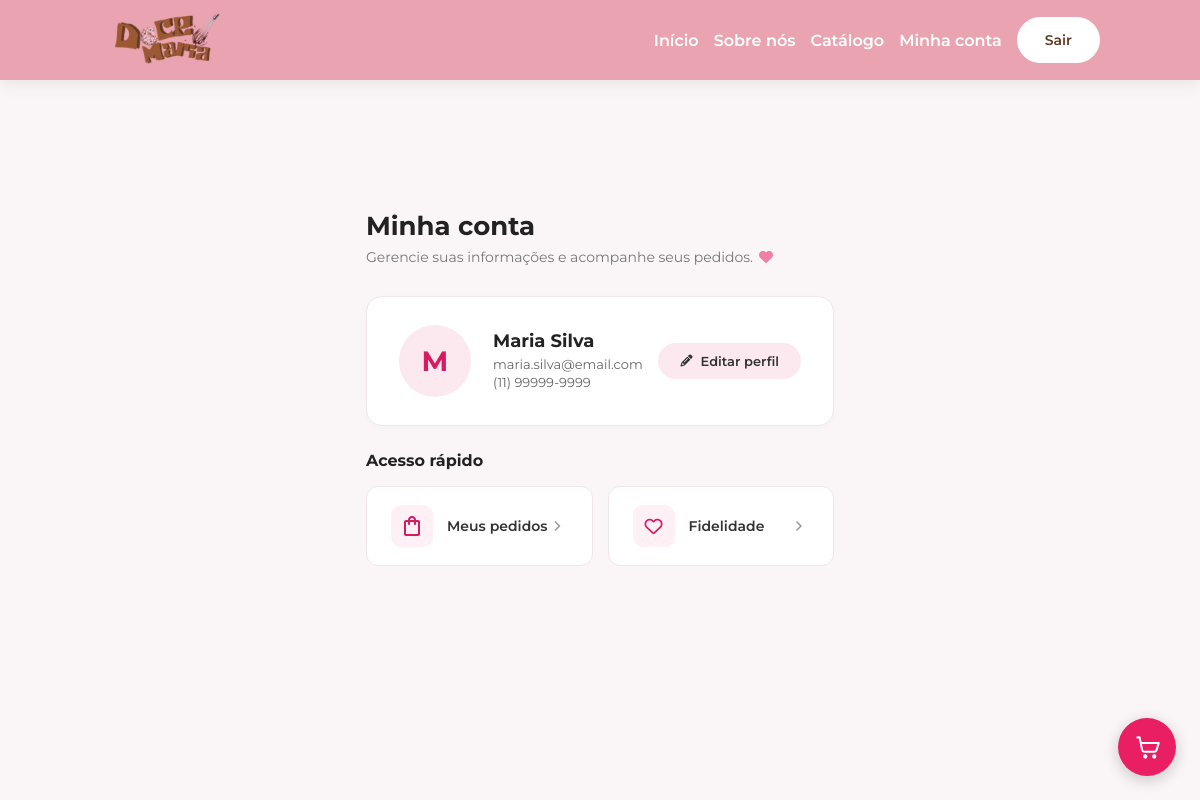
Screenshot of /user/minha_conta.php (signed in) with the database file from the repository.
### tables this page shows
CREATE TABLE IF NOT EXISTS usuarios (
    id_user INT AUTO_INCREMENT PRIMARY KEY,
    nome VARCHAR(100) NOT NULL,
    email VARCHAR(100) UNIQUE NOT NULL,
    senha VARCHAR(255) NOT NULL,
    telefone VARCHAR(20),
    tipo_usuario ENUM('cliente', 'admin') DEFAULT 'cliente',
    pontos_fidelidade INT DEFAULT 0,
    data_cadastro DATE NOT NULL DEFAULT (CURRENT_DATE)
);

### php/crud.php (called while the page is built, shortened)
<?php
try {
    function read($pdo, $table, $where = null, array $params = []) {
        $sql = "SELECT * FROM `$table`";
        if ($where) {
            $sql .= " WHERE $where";
        }
        $stmt = $pdo->prepare($sql);
        $stmt->execute($params);
        return $stmt->fetch(PDO::FETCH_ASSOC);
    }
} catch (PDOException $e) {
    die("Erro de conexão: " . $e->getMessage());
}

### user/minha_conta.php (the view, shortened to what this page needs)
<?php
require_once __DIR__ . '/../php/crud.php';
$usuario = read(
    $pdo,
    'usuarios',
    'id_user = :id_user',
    [':id_user' => (int) $_SESSION['id_user']]
);
?>
<!DOCTYPE html>
<html lang="pt-br">
<head>
    <link rel="stylesheet" href="https://cdnjs.cloudflare.com/ajax/libs/font-awesome/6.4.0/css/all.min.css">
    <link rel="stylesheet" href="../css/bia.css">
</head>
<body>
    <header class="account-header">
        <ul class="menu-superior">
            <li>
                <a href="../index.php">
                    <img src="../imagens/Doce_Maria.png" class="header-logo" alt="Doce Maria">
                </a>
            </li>
            <li>
                <a href="../index.php">Início</a>
            </li>
            <li>
                <a href="../sobre.php">Sobre nós</a>
            </li>
            <li>
                <a href="../produtos.php">Catálogo</a>
            </li>
            <li>
                <a href="minha_conta.php">Minha conta</a>
            </li>
            <li>
                <form method="POST" action="minha_conta.php">
                    <button type="submit" class="btn-sair" name="logout">
                        Sair
                    </button>
                </form>
            </li>
        </ul>
    </header>
    <main class="account-container">
        <div class="page-header">
            <h1>Minha conta</h1>
            <p>Gerencie suas informações e acompanhe seus pedidos. <i class="fa-solid fa-heart heart-icon"></i></p>
        </div>
        <section class="card-box profile-card">
            <div class="profile-info-left">
                <div class="avatar-lg">
                    <?php echo htmlspecialchars(strtoupper(substr($usuario['nome'], 0, 1)), ENT_QUOTES, 'UTF-8'); ?>
                </div>
                <div class="profile-details">
                    <h2><?php echo htmlspecialchars($usuario['nome'], ENT_QUOTES, 'UTF-8'); ?></h2>
                    <p><?php echo htmlspecialchars($usuario['email'], ENT_QUOTES, 'UTF-8'); ?></p>
                    <p><?php echo htmlspecialchars($usuario['telefone'] ?? '', ENT_QUOTES, 'UTF-8'); ?></p>
                </div>
            </div>
            <a href="editar_perfil.php" class="btn-edit-profile">
                <i class="fa-solid fa-pencil" style="font-size: 12px;"></i> Editar perfil
            </a>
        </section>
        <section>
            <h2 class="section-title">Acesso rápido</h2>
            <div class="quick-access-grid">
                <a href="meus_pedidos.php" class="quick-access-item">
                    <div class="item-left">
                        <div class="item-icon">
                            <span class="material-symbols-outlined">shopping_bag</span>
                        </div>
                        <span class="item-title">Meus pedidos</span>
                    </div>
                    <span class="material-symbols-outlined item-arrow">chevron_right</span>
                </a>
                <a href="fidelidade.php" class="quick-access-item">
                    <div class="item-left">
                        <div class="item-icon">
                            <i class="fa-regular fa-heart" style="font-size: 18px;"></i>
                        </div>
                        <span class="item-title">Fidelidade</span>
                    </div>
                    <span class="material-symbols-outlined item-arrow">chevron_right</span>
                </a>
            </div>
        </section>
    </main>
    <?php require __DIR__ . '/../partials/cart_modal.php'; ?>
</body>
</html>

### css/bia.css (style rules this page uses)
body { background-color: #f1f7fd; margin: 0; padding: 0; min-height: 99vh; display: flex; flex-direction: column; }
ul { display: flex; align-items: center; list-style: none; padding: 10px 0px; margin: 0; gap: 15px; top: 0; left: 0; width: 100%; z-index: 1000; }
main { flex: 1; }
.menu-superior { display: flex; align-items: center; background: #eaa4b1; list-style: none; padding: 0px 0px; margin: 0; padding: 0px 100px; box-sizing: border-box; gap: 15px; position: fixed; top: 0; left: 0; width: 100%; z-index: 1000; }
.menu-superior a, .menu-superior button { position: relative; z-index: 1; pointer-events: auto; }
.menu-superior > li > a:not(.btnentrar):not(.btncad):not(.btn-sair) { color: #ffffff; font-family: 'Montserrat', sans-serif; font-size: 16px; font-weight: 600; text-decoration: none; transition: color 0.3s ease; }
.menu-superior li:first-of-type { margin-right: auto; margin-left: 0; }
.header-logo { width: 212px; }
header.account-header { background-color: #eaa4b1; padding: 10px 100px; position: sticky; top: 0; z-index: 1000; font-family: 'Montserrat', sans-serif; box-shadow: 0 4px 15px rgba(98, 56, 34, 0.1); }
header.account-header .menu-superior { list-style: none; display: flex; align-items: center; justify-content: center; gap: 15px; margin: 0; padding: 0; width: 100%; box-sizing: border-box; position: static; background: transparent; }
header.account-header .menu-superior li:first-of-type { margin-right: auto; margin-left: 0; }
header.account-header .menu-superior a { text-decoration: none; color: #ffffff; font-weight: 600; font-size: 16px; transition: color 0.3s ease; }
header.account-header .header-logo { width: 132px; height: auto; display: block; transition: transform 0.3s ease; }
header.account-header .btn-sair { color: #623822; font-family: 'Montserrat', sans-serif; padding: 13px 27px; border-radius: 36px; font-weight: 600; font-size: 14px; cursor: pointer; display: inline-flex; align-items: center; justify-content: center; transition: all 0.3s ease; background-color: #ffffff; color: #623822; border: 1px solid #ffffff; }
header.account-header .menu-superior form { margin: 0; padding: 0; display: inline; }

### rows the page displays
usuarios: nome "M", nome "Maria Silva", email "maria.silva@email.com", telefone "(11) 99999-9999"
